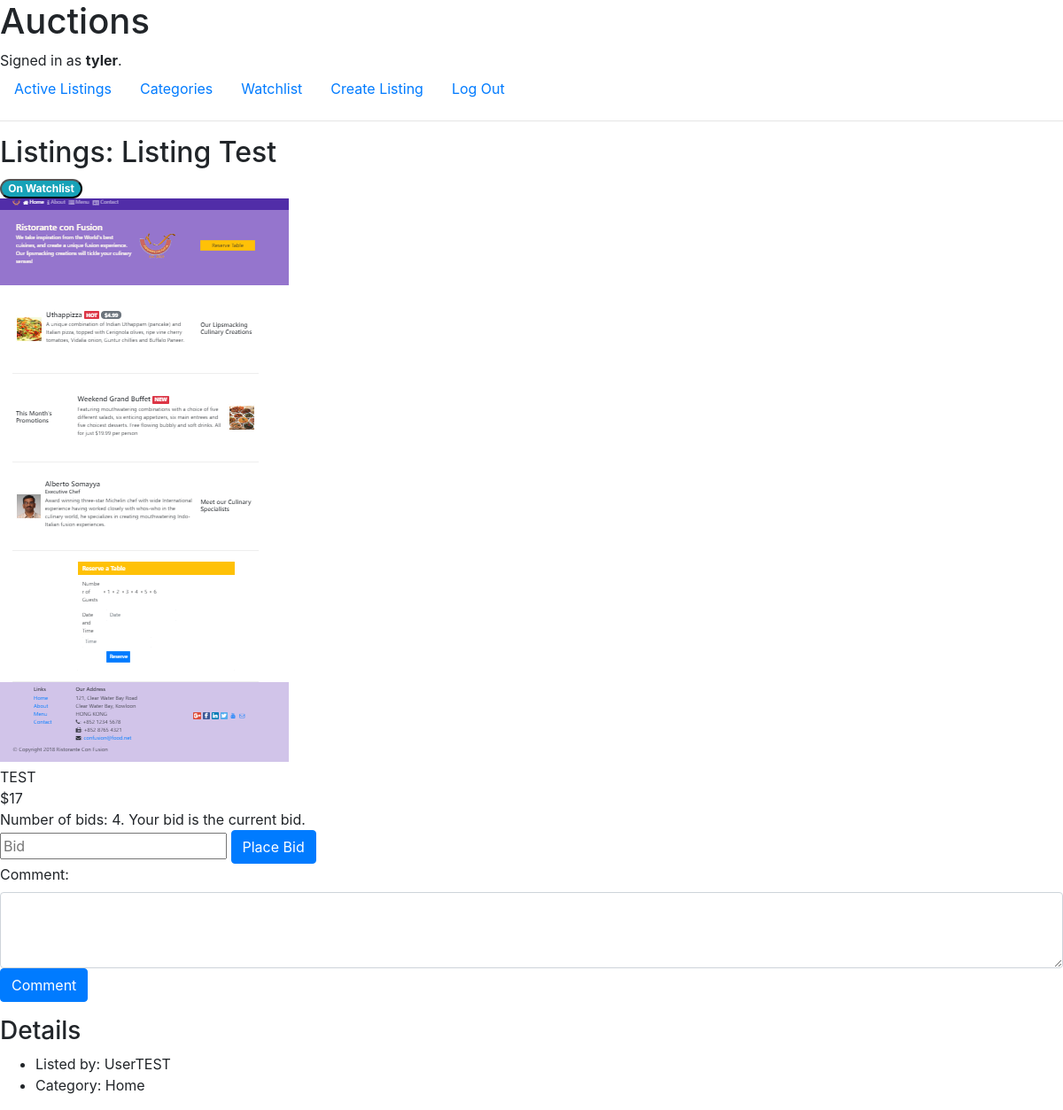
The app's page /auctions/1/ (signed in), older data.
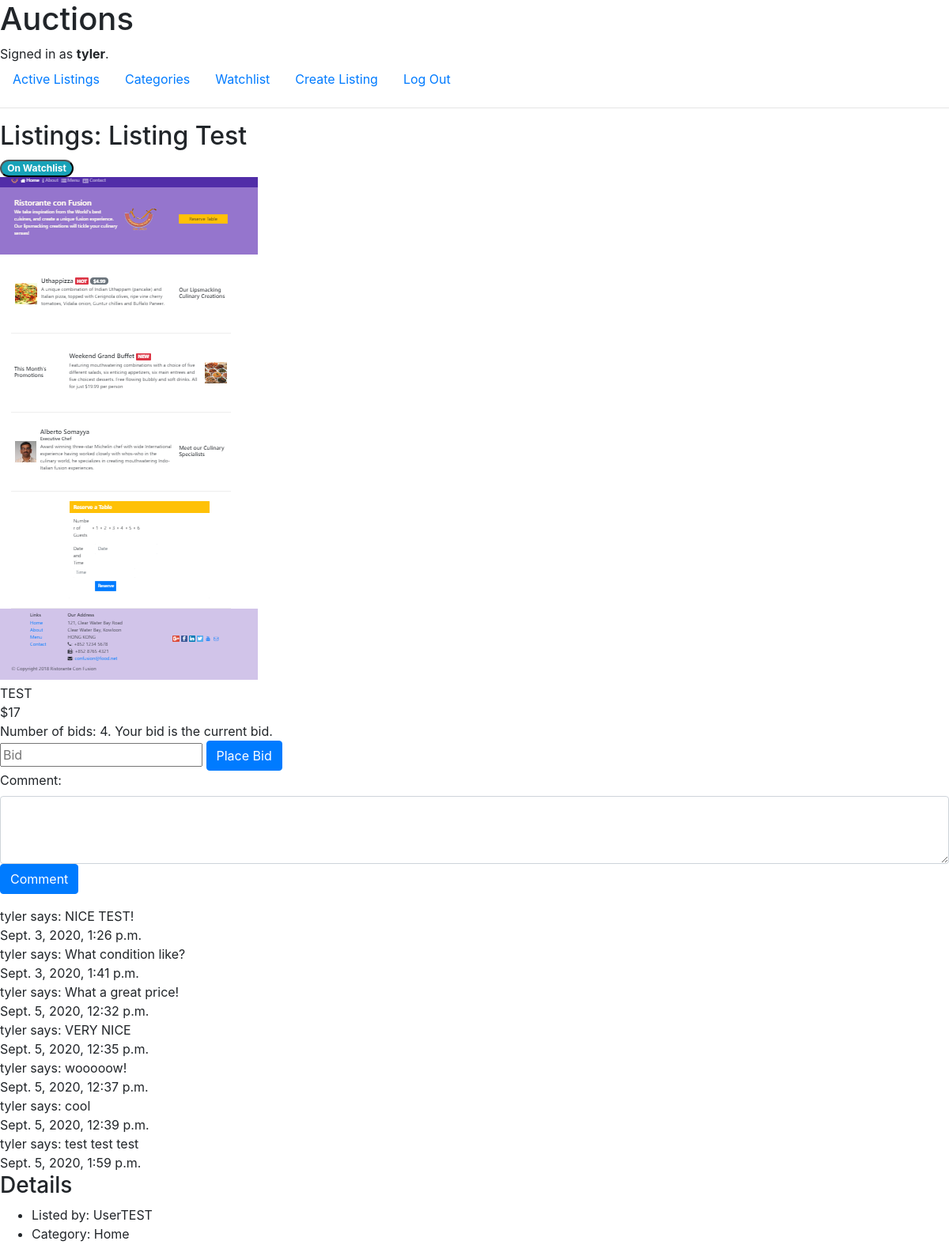
The same page, newer data.
### auctions/models.py (models this page shows, shortened)
class Auction_Comments(models.Model):
    auction_listing = models.ForeignKey(Auction_Listing, on_delete=models.CASCADE)
    user = models.ForeignKey('User', on_delete=models.CASCADE)
    comment = models.CharField(max_length=256)
    comment_date = models.DateTimeField('Comment date', auto_now_add=True)

class User(AbstractUser):
    watchlist = models.ManyToManyField(Auction_Listing, blank=True, related_name="watchlist")
    def display_watchlist(self):
        return ', '.join(listing.listing_title for listing in self.watchlist.all()[:3])
    display_watchlist.short_description = 'Watchlist'

### auctions/views.py (the view, shortened to what this page needs)
# urls.py: path('<int:listing_id>/',views.auction, name='auction'),
def auction(request, listing_id):
    listing = Auction_Listing.objects.get(id=listing_id)
    max_bid = Auction_Bids.objects.filter(auction_listing=listing).order_by('bid_amount').first()
    watchlist =  request.user.watchlist.all()
    current_user_name = request.user.username
    listing_comments = Auction_Comments.objects.filter(auction_listing=listing)
    return render(request, "auctions/auction.html", {
        "listing": listing,
        "max_user": max_bid.user if max_bid else None,
        "user_name": current_user_name,
        "comments": listing_comments,
        "watchlist": watchlist,
        "num_bids": len(Auction_Bids.objects.filter(auction_listing=listing))
    })

### auctions/models.py (called while the page is built)
    @property
    def get_listing_cat_num(self):
        return int(self.listing_categories)

### auctions/templates/auctions/auction.html (shortened to what this page needs)
{% extends "auctions/layout.html" %}
{% block body %}
{% load static %}
<h2 id="listing_title">Listings: {{ listing.listing_title }}</h2>
{% if user.is_authenticated %}
    {% if listing in watchlist %}
    <form id="watchlist-form" class='onWatchList' method="post">
        <button class="badge badge-pill badge-info" id='onWatchList' type="submit">On Watchlist</button>
    </form>
    {% else %}
        <form id="watchlist-form" method="post">
            {% csrf_token %}
            <button  class="badge badge-pill badge-info" id='notWatchList' type="submit">Add to Watchlist</button>
        </form>
    {% endif %}
{% endif %}
<div>
    {% if listing.listing_image %}
        <div>
            <img src="{{ listing.listing_image.url }}" alt="">
        </div>
    {% else %}
        <div>
            <img src="{% static 'auctions/default_img.png' %}" alt="">
        </div>
    {% endif %}
    <div>
        {{ listing.listing_description }}
    </div>
    <div>
        ${{ listing.listing_price }}
    </div>
    <div>
        {% if num_bids > 0 and user == max_user %}
        <div>
            Number of bids: {{ num_bids }}. Your bid is the current bid.
        </div>
        {% elif  num_bids > 0 %}
        <div>
            Number of bid(s): {{ num_bids }}
        </div>
        {% else %}
        <div>
            Number of bids 0.
        </div>
        {% endif %}
    </div>
    {% if user.is_authenticated %}
        <div>
            <form action="{% url 'auction' listing.id %}" method="post">
                <input type="number" , name="bid" , placeholder="Bid">
                <input class="btn btn-primary" type="submit" value="Place Bid">
            </form>
        </div>
    {% endif %}
</div>
<form id="comment-form" method="post">
    <div class="form-group">
        <label for="exampleFormControlTextarea1">Comment: </label>
        <textarea class="form-control" id="comment" rows="3"></textarea>
        <input class="btn btn-primary" type="submit" value="Comment">
    </div>
</form>
{% if comments %}
    <div>
        {% for comment in  comments%}
            <div>
                {{ comment.user }} says: {{ comment.comment }}
            </div>
            <div>
                {{ comment.comment_date }}
            </div>
        {% endfor %}
    </div>
{% endif %}
<div>
    <h3>Details</h3>
    <div>
        <ul>
            <li>Listed by: {{ listing.listed_by }}</li>
            {% if listing.get_listing_cat_num  == 1 %}
                <li>Category: Home</li>
            {% elif listing.get_listing_cat_num == 2 %}
                <li>Category: Garden</li>
            {% elif listing.get_listing_cat_num == 3 %}
                <li>Category: Clothing</li>
            {% elif listing.get_listing_cat_num == 4 %}
                <li>Category: Books</li>
            {% else %}
                <li>Category: Other </li>
            {% endif %}
        </ul>
    </div>
</div>
{% endblock %}

Row changes from the older to the newer data that the page shows:
added Auction_Comments: user "tyler", comment "NICE TEST!", comment_date "Sept. 3, 2020, 1:26 p.m."
added Auction_Comments: user "tyler", comment "What condition like?", comment_date "Sept. 3, 2020, 1:41 p.m."
added Auction_Comments: user "tyler", comment "What a great price!", comment_date "Sept. 5, 2020, 12:32 p.m."
added Auction_Comments: user "tyler", comment "VERY NICE", comment_date "Sept. 5, 2020, 12:35 p.m."
added Auction_Comments: user "tyler", comment "wooooow!", comment_date "Sept. 5, 2020, 12:37 p.m."
added Auction_Comments: user "tyler", comment "cool", comment_date "Sept. 5, 2020, 12:39 p.m."
added Auction_Comments: user "tyler", comment "test test test", comment_date "Sept. 5, 2020, 1:59 p.m."
